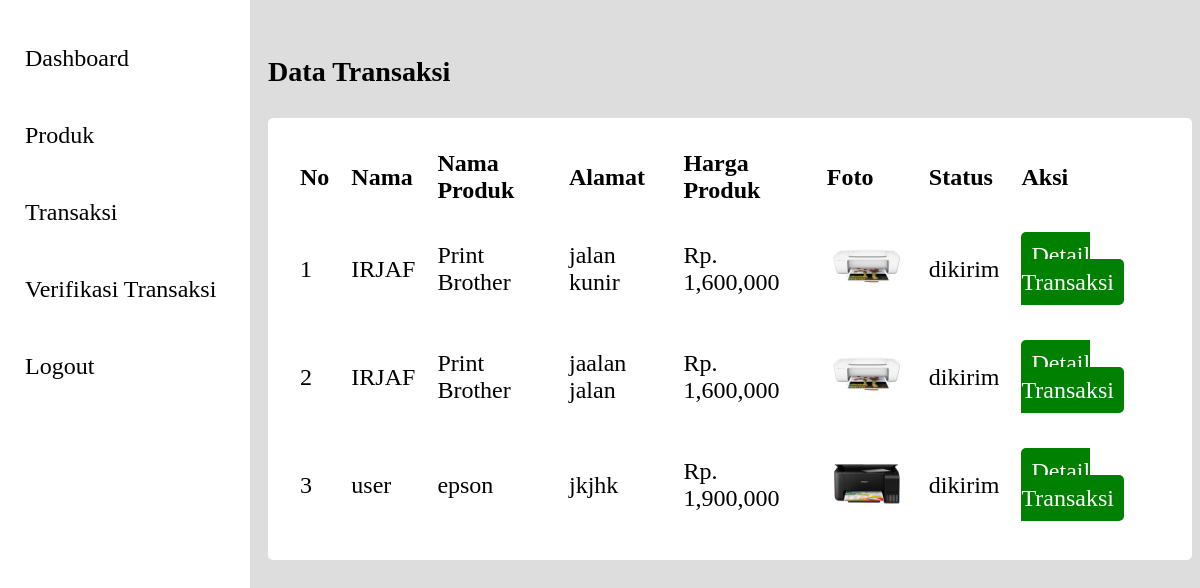
The page /admin/transaksi.php (signed in) on the database its author committed.
### tables this page shows
CREATE TABLE `transaksi` (
  `id_transaksi` int(11) NOT NULL,
  `name` varchar(100) NOT NULL,
  `alamat` varchar(100) NOT NULL,
  `no_hp` varchar(100) NOT NULL,
  `nama_produk` varchar(100) NOT NULL,
  `harga_produk` varchar(100) NOT NULL,
  `subtotal` varchar(100) NOT NULL,
  `foto_produk` varchar(100) NOT NULL,
  `status` enum('proses','dikirim','ditolak') NOT NULL
);

### admin/function.php (called while the page is built, shortened)
<?php
require '../koneksi.php';
function query($query){
    global $conn;
    $rows = [];
    $result = mysqli_query($conn, $query);
    while($row = mysqli_fetch_assoc($result)){
        $rows[] = $row;
    }
    return $rows;
}
?>

### admin/transaksi.php (the view, shortened to what this page needs)
<?php
require 'function.php';
$transaksi = query("SELECT * FROM transaksi WHERE status = 'dikirim' ");
?>
<?php include '../layout/sidebar.php'; ?>
<div class="main">
    <h3>Data Transaksi</h3>
    <table>
        <tr>
            <th>No</th>
            <th>Nama</th>
            <th>Nama Produk</th>
            <th>Alamat</th>
            <th>Harga Produk</th>
            <th>Foto</th>
            <th>Status</th>
            <th>Aksi</th>
        </tr>
        <?php $i = 1; ?>
        <?php foreach($transaksi as $data) : ?>
        <tr>
                <td><?= $i; ?></td>
                <td><?= $data["name"]; ?></td>
                <td><?= $data["nama_produk"]; ?></td>
                <td><?= $data["alamat"]; ?></td>
                <td>Rp. <?= number_format($data["harga_produk"]); ?></td>
                <td><img src="../foto/<?= $data["foto_produk"]; ?>" width="80px" alt=""></td>
                <td><?= $data["status"]; ?></td>
                <td>
                    <a href="detail_transaksi.php?id=<?= $data["id_transaksi"] ;?>" class="edit">Detail Transaksi</a>
                </td>
            </tr>
            <?php $i++; ?>
            <?php endforeach; ?>
    </table>
</div>

### layout/sidebar.php (shortened to what this page needs)
<!DOCTYPE html>
<html lang="en">
<head>
    <link rel="stylesheet" href="../style/admin.css">
</head>
<body>
    <div class="sidebar">
        <a href="index.php">Dashboard</a>
        <a href="produk.php">Produk</a>
        <a href="transaksi.php">Transaksi</a>
        <a href="verifikasi_transaksi.php">Verifikasi Transaksi</a>
        <a href="../logout.php">Logout</a>
    </div>
</body>
</html>

### style/admin.css (style rules this page uses)
body { background: #ddd; }
.sidebar { width: 250px; height: 100%; position: fixed; top: 0; left: 0; background-color: #fff; overflow: hidden; padding-top: 20px; }
.sidebar a { padding: 25px; text-decoration: none; color: #000000; font-size: 24px; display: block; }
.main { margin-left: 260px; padding-top: 20px; font-size: 24px; }
table { width: 100%; border: none; border-radius: 5px; padding: 20px; background: #fff; margin-top: 30px; }
th, td { text-align: left; padding: 10px; }
a.edit { padding: 10px; text-decoration: none; border-radius: 5px; color: #ffffff; background: green; }

### rows shown on the page
transaksi: name "IRJAF", nama_produk "Print Brother", alamat "jalan kunir", harga_produk "1,600,000", foto_produk (picture), status "dikirim"
transaksi: name "IRJAF", nama_produk "Print Brother", alamat "jaalan jalan", harga_produk "1,600,000", foto_produk (picture), status "dikirim"
transaksi: name "user", nama_produk "epson", alamat "jkjhk", harga_produk "1,900,000", foto_produk (picture), status "dikirim"
